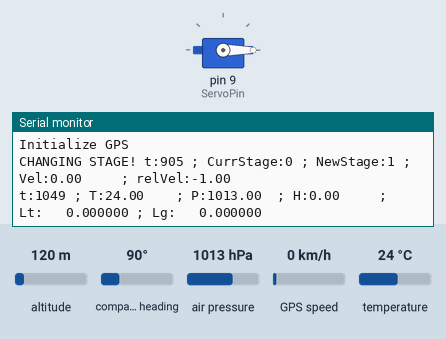
Simulated run of this sketch. Board: Arduino Nano, built with avr-gcc and run on an emulated ATmega328P. On the bench: servo, the last lines printed to the serial monitor. The test bench sets the inputs (shaded band); at power-on: air pressure 1013 hPa, temperature 24 °C, altitude 120 m, compass heading 90°, GPS speed 0 km/h. The GPS gets a fix after 3 s at 37.7749, -122.4194 with 8 satellites.

Above: at 1.8 s.
1.9 s: air pressure set to 952 hPa
At 2.9 s:
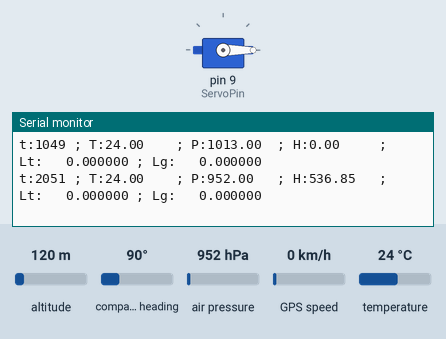
4.5 s: temperature set to 0 °C
At 5.9 s:
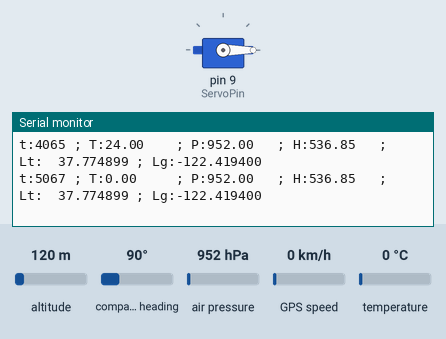
Timing chart, 0 to 7.5 s (numbered marks = the images above; inputs shaded):
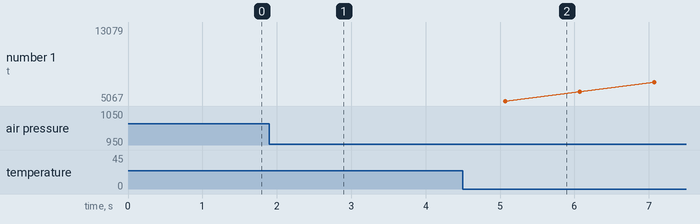

The sketch:

d_spencer_v1_3_FlightReady.ino
```cpp
/***********************************
 * CANSAT COMPETITION 2024
 * Team: D-spencer [dspencer.cansat.team@gmail.com]
 * D-spencer SW Version: v1.3 (Flight Ready)
 * Team Members:
 *      António Cruz
 *      Constança Vasco
 *      Duarte Carvalho
 *      Joana Melo
 *      João Saltão
 *      Matilde Mendes
 *
 * Used Hardware in Project:
 *      Arduino Nano
 *      Adafruit BMP280 - Temperature, Pressure
 *      NEO7M - GPS
 *      SG90 - Servo
 *      APC 220 - Antenna
 * Date: Jan..May 2024
************************************/

//------------------------------------------------------
// Libraries used
//------------------------------------------------------
#include <Wire.h>
#include <SPI.h>
#include <Adafruit_BMP280.h>
#include <SoftwareSerial.h>
#include <Servo.h>
#include <TinyGPSPlus.h>

//------------------------------------------------------
// Constants and global variables
//------------------------------------------------------
#ifndef pinRX
#define pinRX 6
#endif

#ifndef pinTX
#define pinTX 7
#endif

#define ServoPin 9
#define GPSpinRX 3
#define GPSpinTX 4
#define GPSBaud 9600

const float z = 0.0065, R = 287.06, g = 9.81;
float T0 = 0; // Base Temperature at start
float P0 = 0; // Base Pressure at start

unsigned long sendDatapreviousTime = 0;
#define INTERVAL_MS_SEND_DATA 1000

unsigned long velocityCalcpreviousTime = 0;
#define INTERVAL_MS_CALC_VELOCITY 1000

#define UNINITIALIZED_VELOCITY -99999.0
float previousAltitude = UNINITIALIZED_VELOCITY;
float velocity = 0;

const float DESCENT_RELEVANT_VELOCITY = -1.0;
const float ALTITUDE_M_TO_OPEN_DOOR = 100;

const unsigned long intervalMsInRelevantVelocity = 2000;
const unsigned long timeInFutureConst = (unsigned long) -1;
unsigned long inDescentRelevantVelocityPreviousTime = timeInFutureConst;

enum VelocityStageEnum {
  Starting = 0,
  InFlight = 1,
  RelevantDescent = 2,
  TestingAltitudeAndOpenDoor = 3,
  AlreadyOpenedDoor = 4,
  SendDataWithGPSInfo = 5
};
VelocityStageEnum velocityStage = Starting;

int _loop = 0;

TinyGPSPlus gps;
SoftwareSerial ss(GPSpinRX, GPSpinTX);
bool isGpsInit = false;

Adafruit_BMP280 bmp280;
SoftwareSerial apc220(pinRX, pinTX);
Servo servo;

double latLastValid = 0.0;
double lngLastValid = 0.0;

//------------------------------------------------------
// Setup
//------------------------------------------------------
void setup() {
  unsigned long nowMillis = millis();
  Serial.begin(9600);
  delay(200);

  Serial.print("t:");
  Serial.print(nowMillis);
  Serial.println("; setup() strt");
  apc220.begin(9600);
  delay(200);

  bmp280.begin();

  servo.attach(ServoPin);
  servo.write(0);
  servo.detach();

  delay(200);
  Serial.println("; setup() exit");
}

//------------------------------------------------------
// Main Loop
//------------------------------------------------------
void loop() {
  bool isGpsOk = false;

  if (_loop < 1) {
    delay(300);
    _loop = 1;
    return;
  }

  if(_loop == 1) {
    P0 = bmp280.readPressure()/100;
    T0 = bmp280.readTemperature();
    _loop = 2;
    return;
  }

  if (isGpsInit) {
    while (ss.available() > 0) {
      if (gps.encode(ss.read())) {
        double lat = 0.0, lng = 0.0;
        isGpsOk = GpsInfo(&lat, &lng);
        if(isGpsOk){
          latLastValid = lat;
          lngLastValid = lng;
        }
      }
    }
  }

  unsigned long actualTime = millis();

  // Read real sensor values
  float T = bmp280.readTemperature();
  float P = bmp280.readPressure() / 100;
  float H = ((T0 + 273.15) / z) * (1 - (pow(P / P0, (z * R) / g)));

  if(previousAltitude == UNINITIALIZED_VELOCITY){
    previousAltitude = H;
  }

  if (actualTime - velocityCalcpreviousTime >= INTERVAL_MS_CALC_VELOCITY) {
    velocityCalcpreviousTime = actualTime;
    velocity = (H - previousAltitude) / ((float) INTERVAL_MS_CALC_VELOCITY / 1000.0);
    previousAltitude = H;
  }

  switch(velocityStage){
    case Starting:
      Serial.println(F("Initialize GPS"));
      ss.begin(GPSBaud);
      isGpsInit = true;
      ShowStageChanging(actualTime, velocityStage, InFlight, velocity, DESCENT_RELEVANT_VELOCITY, inDescentRelevantVelocityPreviousTime, intervalMsInRelevantVelocity);
      velocityStage = InFlight;
      break;

    case InFlight:
      if(velocity < DESCENT_RELEVANT_VELOCITY) {
        ShowStageChanging(actualTime, velocityStage, RelevantDescent, velocity, DESCENT_RELEVANT_VELOCITY, inDescentRelevantVelocityPreviousTime, intervalMsInRelevantVelocity);
        velocityStage = RelevantDescent;
        inDescentRelevantVelocityPreviousTime = actualTime;
      }
      break;

    case RelevantDescent:
      if(velocity < DESCENT_RELEVANT_VELOCITY) {
        if(actualTime - inDescentRelevantVelocityPreviousTime > intervalMsInRelevantVelocity) {
          ShowStageChanging(actualTime, velocityStage, TestingAltitudeAndOpenDoor, velocity, DESCENT_RELEVANT_VELOCITY, inDescentRelevantVelocityPreviousTime, intervalMsInRelevantVelocity);
          velocityStage = TestingAltitudeAndOpenDoor;
        }
      } else {
        ShowStageChanging(actualTime, velocityStage, InFlight, velocity, DESCENT_RELEVANT_VELOCITY, inDescentRelevantVelocityPreviousTime, intervalMsInRelevantVelocity);
        velocityStage = InFlight;
      }
      break;

    case TestingAltitudeAndOpenDoor:
      if(H < ALTITUDE_M_TO_OPEN_DOOR){
        servo.attach(ServoPin);
        delay(100);
        servo.write(90);
        delay(300);
        servo.detach();
        ShowStageChanging(actualTime, velocityStage, AlreadyOpenedDoor, velocity, DESCENT_RELEVANT_VELOCITY, inDescentRelevantVelocityPreviousTime, intervalMsInRelevantVelocity);
        velocityStage = AlreadyOpenedDoor;
      }
      break;

    case AlreadyOpenedDoor:
      ss.begin(GPSBaud);
      ShowStageChanging(actualTime, velocityStage, SendDataWithGPSInfo, velocity, DESCENT_RELEVANT_VELOCITY, inDescentRelevantVelocityPreviousTime, intervalMsInRelevantVelocity);
      velocityStage = SendDataWithGPSInfo;
      break;

    case SendDataWithGPSInfo:
      break;
  }

  // Data Transmission
  if (actualTime - sendDatapreviousTime >= INTERVAL_MS_SEND_DATA) {
    sendDatapreviousTime = actualTime;
    char sT_Lat[12], sP_Lng[12], sH[12], sBufferSprintf[61];

    dtostrf(T, -8, 2, sT_Lat);
    dtostrf(P, -8, 2, sP_Lng);
    dtostrf(H, -8, 2, sH);

    sprintf(sBufferSprintf, "t:%lu ; T:%s ; P:%s ; H:%s", millis(), sT_Lat, sP_Lng, sH);

    Serial.print(sBufferSprintf);
    apc220.print(sBufferSprintf);

    if (isGpsInit) {
      dtostrf(latLastValid, 11, 6, sT_Lat);
      dtostrf(lngLastValid, 11, 6, sP_Lng);
      sprintf(sBufferSprintf, " ; Lt:%s ; Lg:%s", sT_Lat, sP_Lng);
      Serial.print(sBufferSprintf);
      apc220.print(sBufferSprintf);
    }
    Serial.println();
    apc220.println();
  }
}

void ShowStageChanging(unsigned long actualTime, VelocityStageEnum currentVelocityStage, VelocityStageEnum newVelocityStage,
                       float velocity, float descentRelevantVelocity,
                       unsigned long inDescentRelevantVelocityPreviousTime, unsigned long intervalMsInRelevantVelocity){
  char sBufferSprintf[250], sVelocity[11], sDescentRelevantVelocity[11];
  dtostrf(velocity, -8, 2, sVelocity);
  dtostrf(descentRelevantVelocity, -8, 2, sDescentRelevantVelocity);

  sprintf(sBufferSprintf, "CHANGING STAGE! t:%lu ; CurrStage:%d ; NewStage:%d ; Vel:%s ; relVel:%s",
          millis(), currentVelocityStage, newVelocityStage, sVelocity, sDescentRelevantVelocity);

  Serial.println(sBufferSprintf);
  apc220.println(sBufferSprintf);
}

bool GpsInfo(double *lat, double *lng) {
  if (gps.location.isValid()) {
    *lat = gps.location.lat();
    *lng = gps.location.lng();
    return true;
  }
  return false;
}
```

Measured:
- after the input at 1.9 s, the serial monitor: prints a new line after 0.15 s (image 1)
- after the input at 4.5 s, the serial monitor: prints a new line after 0.57 s (image 2)
